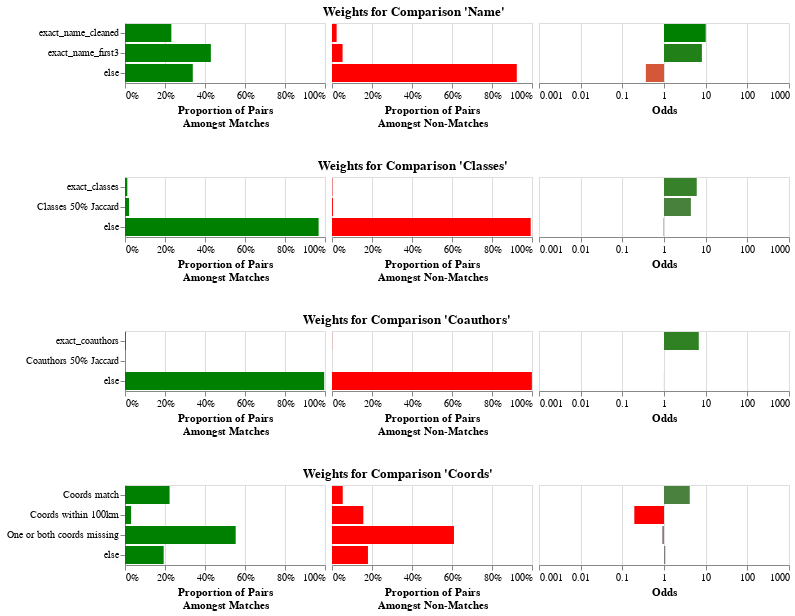

This figure's notebook cell:
### Markdown cell above
Now that we have our features, we can use the Fellegi-Sunter model to train weights
for each of these features. This is a probabilistic model that is based on the concept
of odds. When you see an exact match on name, that increases the odds of a match
by some amount, maybe 50x. When you see a non-match on name, that decreases the odds
of a match by some amount, maybe 0.1x. We can either train this from labeled data,
or we can use unlabeled data using an algorithm called "Expectation Maximization".

### Code cell
from mismo.compare.fs import train_comparisons  # noqa: E402

weights = train_comparisons(comparisons, featured, featured, max_pairs=10_000, seed=42)
weights.plot()

### Figure 1 — Vega-Lite specification as saved in the notebook (floating-point values rounded to 4 significant figures)
{"config": {"view": {"continuousWidth": 300, "continuousHeight": 300}}, "vconcat": [{"hconcat": [{"data": {"name": "data-82f2a1d260481984ee797fda46866035"}, "mark": {"type": "bar"}, "encoding": {"color": {"value": "green"}, "tooltip": [{"field": "level", "title": "Level", "type": "nominal"}, {"field": "m", "format": "%", "title": "Proportion Amongst Matching Pairs", "type": "quantitative"}, {"field": "u", "format": "%", "title": "Proportion Amongst Non-Matching Pairs", "type": "quantitative"}, {"field": "odds", "format": "f", "title": "Odds", "type": "quantitative"}, {"field": "explanation", "title": "Explanation", "type": "nominal"}], "x": {"axis": {"format": "%"}, "field": "m", "scale": {"domain": [0, 1]}, "title": ["Proportion of Pairs", "Amongst Matches"], "type": "quantitative"}, "y": {"axis": {}, "field": "level", "sort": {"field": "level_order"}, "title": null, "type": "nominal"}}, "name": "view_11", "width": 200}, {"data": {"name": "data-82f2a1d260481984ee797fda46866035"}, "mark": {"type": "bar"}, "encoding": {"color": {"value": "red"}, "tooltip": [{"field": "level", "title": "Level", "type": "nominal"}, {"field": "m", "format": "%", "title": "Proportion Amongst Matching Pairs", "type": "quantitative"}, {"field": "u", "format": "%", "title": "Proportion Amongst Non-Matching Pairs", "type": "quantitative"}, {"field": "odds", "format": "f", "title": "Odds", "type": "quantitative"}, {"field": "explanation", "title": "Explanation", "type": "nominal"}], "x": {"axis": {"format": "%"}, "field": "u", "scale": {"domain": [0, 1]}, "title": ["Proportion of Pairs", "Amongst Non-Matches"], "type": "quantitative"}, "y": {"axis": null, "field": "level", "sort": {"field": "level_order"}, "title": null, "type": "nominal"}}, "name": "view_12", "width": 200}, {"data": {"name": "data-82f2a1d260481984ee797fda46866035"}, "mark": {"type": "bar"}, "encoding": {"color": {"field": "log_odds", "legend": null, "scale": {"domainMid": 0, "range": ["red", "grey", "green"]}, "title": "Log Odds", "type": "quantitative"}, "tooltip": [{"field": "level", "title": "Level", "type": "nominal"}, {"field": "m", "format": "%", "title": "Proportion Amongst Matching Pairs", "type": "quantitative"}, {"field": "u", "format": "%", "title": "Proportion Amongst Non-Matching Pairs", "type": "quantitative"}, {"field": "odds", "format": "f", "title": "Odds", "type": "quantitative"}, {"field": "explanation", "title": "Explanation", "type": "nominal"}], "x": {"axis": {"labelExpr": "pow(10,datum.value)"}, "field": "log_odds", "scale": {"domain": [-3, 3]}, "title": "Odds", "type": "quantitative"}, "y": {"axis": null, "field": "level", "sort": {"field": "level_order"}, "title": null, "type": "nominal"}}, "name": "view_13", "width": 250}], "spacing": 5, "title": {"text": "Weights for Comparison 'Name'", "anchor": "middle"}}, {"hconcat": [{"data": {"name": "data-3b811fad31261ea7926394445331a808"}, "mark": {"type": "bar"}, "encoding": {"color": {"value": "green"}, "tooltip": [{"field": "level", "title": "Level", "type": "nominal"}, {"field": "m", "format": "%", "title": "Proportion Amongst Matching Pairs", "type": "quantitative"}, {"field": "u", "format": "%", "title": "Proportion Amongst Non-Matching Pairs", "type": "quantitative"}, {"field": "odds", "format": "f", "title": "Odds", "type": "quantitative"}, {"field": "explanation", "title": "Explanation", "type": "nominal"}], "x": {"axis": {"format": "%"}, "field": "m", "scale": {"domain": [0, 1]}, "title": ["Proportion of Pairs", "Amongst Matches"], "type": "quantitative"}, "y": {"axis": {}, "field": "level", "sort": {"field": "level_order"}, "title": null, "type": "nominal"}}, "name": "view_14", "width": 200}, {"data": {"name": "data-3b811fad31261ea7926394445331a808"}, "mark": {"type": "bar"}, "encoding": {"color": {"value": "red"}, "tooltip": [{"field": "level", "title": "Level", "type": "nominal"}, {"field": "m", "format": "%", "title": "Proportion Amongst Matching Pairs", "type": "quantitative"}, {"field": "u", "format": "%", "title": "Proportion Amongst Non-Matching Pairs", "type": "quantitative"}, {"field": "odds", "format": "f", "title": "Odds", "type": "quantitative"}, {"field": "explanation", "title": "Explanation", "type": "nominal"}], "x": {"axis": {"format": "%"}, "field": "u", "scale": {"domain": [0, 1]}, "title": ["Proportion of Pairs", "Amongst Non-Matches"], "type": "quantitative"}, "y": {"axis": null, "field": "level", "sort": {"field": "level_order"}, "title": null, "type": "nominal"}}, "name": "view_15", "width": 200}, {"data": {"name": "data-3b811fad31261ea7926394445331a808"}, "mark": {"type": "bar"}, "encoding": {"color": {"field": "log_odds", "legend": null, "scale": {"domainMid": 0, "range": ["red", "grey", "green"]}, "title": "Log Odds", "type": "quantitative"}, "tooltip": [{"field": "level", "title": "Level", "type": "nominal"}, {"field": "m", "format": "%", "title": "Proportion Amongst Matching Pairs", "type": "quantitative"}, {"field": "u", "format": "%", "title": "Proportion Amongst Non-Matching Pairs", "type": "quantitative"}, {"field": "odds", "format": "f", "title": "Odds", "type": "quantitative"}, {"field": "explanation", "title": "Explanation", "type": "nominal"}], "x": {"axis": {"labelExpr": "pow(10,datum.value)"}, "field": "log_odds", "scale": {"domain": [-3, 3]}, "title": "Odds", "type": "quantitative"}, "y": {"axis": null, "field": "level", "sort": {"field": "level_order"}, "title": null, "type": "nominal"}}, "name": "view_16", "width": 250}], "spacing": 5, "title": {"text": "Weights for Comparison 'Classes'", "anchor": "middle"}}, {"hconcat": [{"data": {"name": "data-007f4d5dc9314a4143c37e7adbd91dd3"}, "mark": {"type": "bar"}, "encoding": {"color": {"value": "green"}, "tooltip": [{"field": "level", "title": "Level", "type": "nominal"}, {"field": "m", "format": "%", "title": "Proportion Amongst Matching Pairs", "type": "quantitative"}, {"field": "u", "format": "%", "title": "Proportion Amongst Non-Matching Pairs", "type": "quantitative"}, {"field": "odds", "format": "f", "title": "Odds", "type": "quantitative"}, {"field": "explanation", "title": "Explanation", "type": "nominal"}], "x": {"axis": {"format": "%"}, "field": "m", "scale": {"domain": [0, 1]}, "title": ["Proportion of Pairs", "Amongst Matches"], "type": "quantitative"}, "y": {"axis": {}, "field": "level", "sort": {"field": "level_order"}, "title": null, "type": "nominal"}}, "name": "view_17", "width": 200}, {"data": {"name": "data-007f4d5dc9314a4143c37e7adbd91dd3"}, "mark": {"type": "bar"}, "encoding": {"color": {"value": "red"}, "tooltip": [{"field": "level", "title": "Level", "type": "nominal"}, {"field": "m", "format": "%", "title": "Proportion Amongst Matching Pairs", "type": "quantitative"}, {"field": "u", "format": "%", "title": "Proportion Amongst Non-Matching Pairs", "type": "quantitative"}, {"field": "odds", "format": "f", "title": "Odds", "type": "quantitative"}, {"field": "explanation", "title": "Explanation", "type": "nominal"}], "x": {"axis": {"format": "%"}, "field": "u", "scale": {"domain": [0, 1]}, "title": ["Proportion of Pairs", "Amongst Non-Matches"], "type": "quantitative"}, "y": {"axis": null, "field": "level", "sort": {"field": "level_order"}, "title": null, "type": "nominal"}}, "name": "view_18", "width": 200}, {"data": {"name": "data-007f4d5dc9314a4143c37e7adbd91dd3"}, "mark": {"type": "bar"}, "encoding": {"color": {"field": "log_odds", "legend": null, "scale": {"domainMid": 0, "range": ["red", "grey", "green"]}, "title": "Log Odds", "type": "quantitative"}, "tooltip": [{"field": "level", "title": "Level", "type": "nominal"}, {"field": "m", "format": "%", "title": "Proportion Amongst Matching Pairs", "type": "quantitative"}, {"field": "u", "format": "%", "title": "Proportion Amongst Non-Matching Pairs", "type": "quantitative"}, {"field": "odds", "format": "f", "title": "Odds", "type": "quantitative"}, {"field": "explanation", "title": "Explanation", "type": "nominal"}], "x": {"axis": {"labelExpr": "pow(10,datum.value)"}, "field": "log_odds", "scale": {"domain": [-3, 3]}, "title": "Odds", "type": "quantitative"}, "y": {"axis": null, "field": "level", "sort": {"field": "level_order"}, "title": null, "type": "nominal"}}, "name": "view_19", "width": 250}], "spacing": 5, "title": {"text": "Weights for Comparison 'Coauthors'", "anchor": "middle"}}, {"hconcat": [{"data": {"name": "data-33264f791763f883b238ff0b7aa5ba07"}, "mark": {"type": "bar"}, "encoding": {"color": {"value": "green"}, "tooltip": [{"field": "level", "title": "Level", "type": "nominal"}, {"field": "m", "format": "%", "title": "Proportion Amongst Matching Pairs", "type": "quantitative"}, {"field": "u", "format": "%", "title": "Proportion Amongst Non-Matching Pairs", "type": "quantitative"}, {"field": "odds", "format": "f", "title": "Odds", "type": "quantitative"}, {"field": "explanation", "title": "Explanation", "type": "nominal"}], "x": {"axis": {"format": "%"}, "field": "m", "scale": {"domain": [0, 1]}, "title": ["Proportion of Pairs", "Amongst Matches"], "type": "quantitative"}, "y": {"axis": {}, "field": "level", "sort": {"field": "level_order"}, "title": null, "type": "nominal"}}, "name": "view_20", "width": 200}, {"data": {"name": "data-33264f791763f883b238ff0b7aa5ba07"}, "mark": {"type": "bar"}, "encoding": {"color": {"value": "red"}, "tooltip": [{"field": "level", "title": "Level", "type": "nominal"}, {"field": "m", "format": "%", "title": "Proportion Amongst Matching Pairs", "type": "quantitative"}, {"field": "u", "format": "%", "title": "Proportion Amongst Non-Matching Pairs", "type": "quantitative"}, {"field": "odds", "format": "f", "title": "Odds", "type": "quantitative"}, {"field": "explanation", "title": "Explanation", "type": "nominal"}], "x": {"axis": {"format": "%"}, "field": "u", "scale": {"domain": [0, 1]}, "title": ["Proportion of Pairs", "Amongst Non-Matches"], "type": "quantitative"}, "y": {"axis": null, "field": "level", "sort": {"field": "level_order"}, "title": null, "type": "nominal"}}, "name": "view_21", "width": 200}, {"data": {"name": "data-33264f791763f883b238ff0b7aa5ba07"}, "mark": {"type": "bar"}, "encoding": {"color": {"field": "log_odds", "legend": null, "scale": {"domainMid": 0, "range": ["red", "grey", "green"]}, "title": "Log Odds", "type": "quantitative"}, "tooltip": [{"field": "level", "title": "Level", "type": "nominal"}, {"field": "m", "format": "%", "title": "Proportion Amongst Matching Pairs", "type": "quantitative"}, {"field": "u", "format": "%", "title": "Proportion Amongst Non-Matching Pairs", "type": "quantitative"}, {"field": "odds", "format": "f", "title": "Odds", "type": "quantitative"}, {"field": "explanation", "title": "Explanation", "type": "nominal"}], "x": {"axis": {"labelExpr": "pow(10,datum.value)"}, "field": "log_odds", "scale": {"domain": [-3, 3]}, "title": "Odds", "type": "quantitative"}, "y": {"axis": null, "field": "level", "sort": {"field": "level_order"}, "title": null, "type": "nominal"}}, "name": "view_22", "width": 250}], "spacing": 5, "title": {"text": "Weights for Comparison 'Coords'", "anchor": "middle"}}], "params": [{"name": "param_10", "select": {"type": "interval", "encodings": ["x", "y"]}, "bind": "scales", "views": ["view_11", "view_12", "view_13", "view_14", "view_15", "view_16", "view_17", "view_18", "view_19", "view_20", "view_21", "view_22"]}], "spacing": 30, "$schema": "https://vega.github.io/schema/vega-lite/v5.15.1.json", "datasets": {"data-82f2a1d260481984ee797fda46866035": [{"level": "exact_name_cleaned", "m": 0.2317, "u": 0.0231, "odds": 10.03, "log_odds": 1.001, "level_order": 0, "explanation": "Seeing this level makes the odds of a match 10.030 times more likely"}, {"level": "exact_name_first3", "m": 0.4293, "u": 0.0529, "odds": 8.115, "log_odds": 0.9093, "level_order": 1, "explanation": "Seeing this level makes the odds of a match 8.115 times more likely"}, {"level": "else", "m": 0.339, "u": 0.924, "odds": 0.3669, "log_odds": -0.4355, "level_order": 2, "explanation": "Seeing this level makes the odds of a match 2.726 times less likely"}], "data-3b811fad31261ea7926394445331a808": [{"level": "exact_classes", "m": 0.0116, "u": 0.0019, "odds": 6.105, "log_odds": 0.7857, "level_order": 0, "explanation": "Seeing this level makes the odds of a match 6.105 times more likely"}, {"level": "Classes 50% Jaccard", "m": 0.0203, "u": 0.0046, "odds": 4.413, "log_odds": 0.6447, "level_order": 1, "explanation": "Seeing this level makes the odds of a match 4.413 times more likely"}, {"level": "else", "m": 0.9681, "u": 0.9935, "odds": 0.9744, "log_odds": -0.01125, "level_order": 2, "explanation": "Seeing this level makes the odds of a match 1.026 times less likely"}], "data-007f4d5dc9314a4143c37e7adbd91dd3": [{"level": "exact_coauthors", "m": 0.0041, "u": 0.0006, "odds": 6.833, "log_odds": 0.8346, "level_order": 0, "explanation": "Seeing this level makes the odds of a match 6.833 times more likely"}, {"level": "Coauthors 50% Jaccard", "m": 0.0, "u": 0.0, "odds": null, "log_odds": null, "level_order": 1, "explanation": "Seeing this level makes the odds of a match inf times more likely"}, {"level": "else", "m": 0.9959, "u": 0.9994, "odds": 0.9965, "log_odds": -0.001524, "level_order": 2, "explanation": "Seeing this level makes the odds of a match 1.004 times less likely"}], "data-33264f791763f883b238ff0b7aa5ba07": [{"level": "Coords match", "m": 0.2229, "u": 0.0537, "odds": 4.151, "log_odds": 0.6181, "level_order": 0, "explanation": "Seeing this level makes the odds of a match 4.151 times more likely"}, {"level": "Coords within 100km", "m": 0.0304, "u": 0.1567, "odds": 0.194, "log_odds": -0.7122, "level_order": 1, "explanation": "Seeing this level makes the odds of a match 5.155 times less likely"}, {"level": "One or both coords missing", "m": 0.5534, "u": 0.6098, "odds": 0.9075, "log_odds": -0.04215, "level_order": 2, "explanation": "Seeing this level makes the odds of a match 1.102 times less likely"}, {"level": "else", "m": 0.1933, "u": 0.1798, "odds": 1.075, "log_odds": 0.03144, "level_order": 3, "explanation": "Seeing this level makes the odds of a match 1.075 times more likely"}]}}
